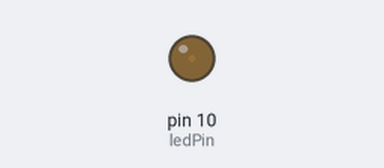
The sketch below on a simulated Arduino Uno, built with avr-gcc and run on an emulated ATmega328P. Parts: output pins drawn as LEDs (lit = HIGH).

Above: at 0.05 s.
At 0.95 s:
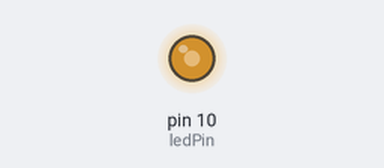
At 1.4 s:
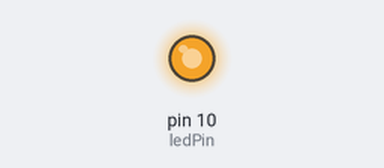
At 2.75 s:
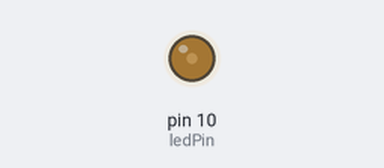
Timing chart, 0 to 7.2 s (numbered marks = the images above):
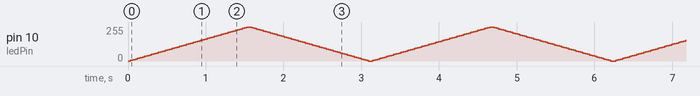

The sketch:

04_fadeLED.ino
```cpp
/* Use analogWrite() to fade an LED */
int ledPin = 10;       // LED on pin 10 (like Figure 4)
int fadeDelay = 30; // short delay to see the effect of the fading
void setup()  {
  pinMode(ledPin, OUTPUT); // set pin 10 to be an output
 }
void loop()  {
  // fade LED from min to max in increments of 5 steps
  for(int val=0; val<256; val+=5) {
     analogWrite(ledPin, val); // sets the value (from 0 to 255)
     delay(fadeDelay);            // wait a bit to see the effect
  }
  // fade LED from max to min in increments of 5 steps
  for(int val=255; val>=0; val-=5) {
     analogWrite(ledPin, val); // sets the value (from 0 to 255)
     delay(fadeDelay);            // wait a bit to see the effect
  }
}
```
